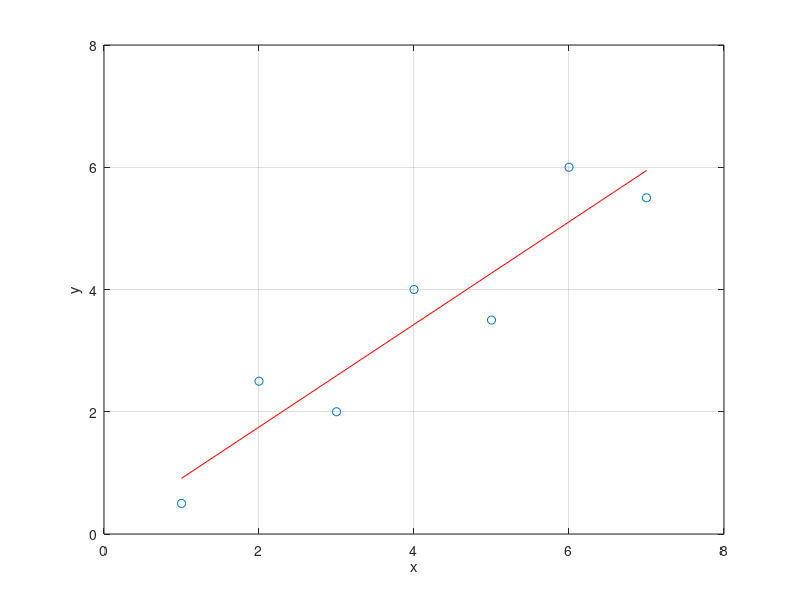

Here is the MATLAB script that generated this plot:
clear all
close all

xi = 1:7;
yi = [0.5, 2.5, 2.0, 4.0, 3.5, 6.0, 5.5];

plot(xi, yi, 'o')
xlim([0, 8])
ylim([0, 8])
grid on
xlabel('x')
ylabel('y')

# MMQ
n = length(xi);

##a1 = (n*xi*yi' - sum(xi)*sum(yi))/(n*sum(xi.^2)-(sum(xi)^2))
a1 = (n*sum(xi.*yi) - sum(xi)*sum(yi))/(n*sum(xi.^2)-(sum(xi)^2))
a0 = mean(yi) - a1*mean(xi)

hold on
plot(xi, a1*xi+a0, 'r')

St = sum((yi - mean(yi)).^2)
Sr = sum((yi-(a0+a1*xi)).^2)
r2 = (St-Sr)/St
s_yx = sqrt(Sr/(n-2))
s_y = sqrt(St/(n-1))
